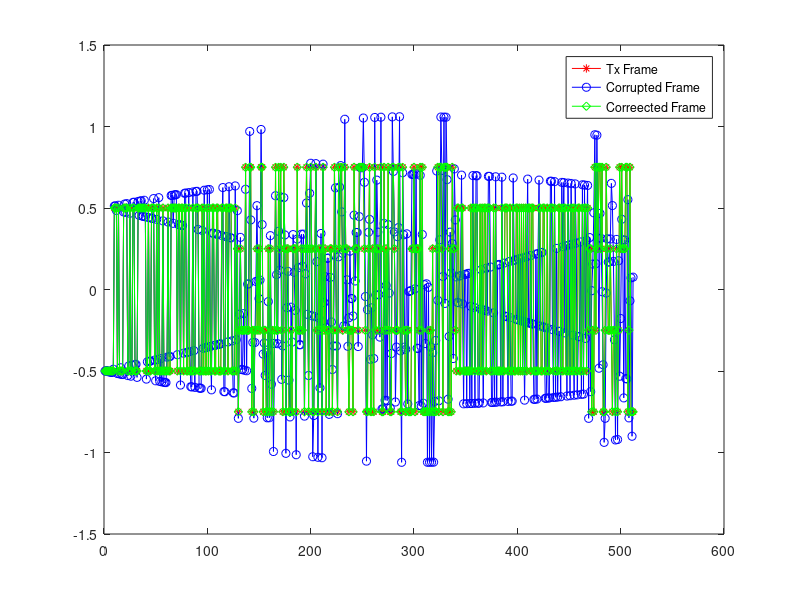

The MATLAB source for this figure:
%%==================================================================================
% Synopsis     : CFO estimation and Correction Probabilistic characteristics of PAPR of a random signal
%              : Transmitted FRame is formed by along with a Preamble and midamble
% Last updated : 2021-05-11
%%==================================================================================
clc;clear;close all

nBits           = 1024;
mQam            = 16;
UpFc            = 1e6; % PAssband center frequency
bbFs            = 64e6; % Baseband Sampling rate
deltaF          = 26.81e3; % CFO introduced

%% Implementation
bitsPerConst    = log2(mQam);

bits            = round(rand(1,nBits));
bits_rearranged = reshape(bits,nBits/bitsPerConst,bitsPerConst);
M               = bi2de(bits_rearranged);
dataIQ          = qammod(M,mQam)/bitsPerConst;

% Generating Preamble
knownSeqA_Bits  = round(rand(1,256));
bits_rearranged = reshape(knownSeqA_Bits,256/2,2);
M               = bi2de(bits_rearranged);
knownSeqA_IQ    = qammod(M,4)/2; % Preamble

% Generating midamble
knownSeqB_Bits  = round(rand(1,256));
bits_rearranged = reshape(knownSeqB_Bits,256/2,2);
M               = bi2de(bits_rearranged);
knownSeqB_IQ    = qammod(M,4)/2; % Midamble

frameDataBrkP   = 212; % point at which data symbols are split to place midamble
frame           = [knownSeqA_IQ; dataIQ(1:frameDataBrkP); knownSeqB_IQ; dataIQ(frameDataBrkP+1:end)]; % Transmitted Frame

%% Channel
tDelta          = (length(knownSeqA_IQ)+frameDataBrkP)/bbFs;
max_cfoRange    = 1/(2*tDelta);
fprintf('Max possible CFO = %0.3f\nApplied CFO = %0.3f\n',max_cfoRange,deltaF);

passBandFrame   = frame .* exp(2i*pi*([UpFc+deltaF]/bbFs)*([0:length(frame)-1]')); %Passband upconversion (CFO is introduced here)

%% Reciver
rxbbFrame       = passBandFrame .* exp(2i*pi*([-UpFc]/bbFs)*([0:length(passBandFrame)-1]')); % convering back to baseband

rxrefSeqA       = rxbbFrame(1:length(knownSeqA_IQ)); % extraction of channel affected preamble
rxrefSeqB       = rxbbFrame(length(knownSeqA_IQ)+frameDataBrkP+1:length(knownSeqA_IQ)+frameDataBrkP+1+length(knownSeqA_IQ)-1);% extraction of channel affected midamble

%% CFO estimation by correlation
seqACorr        = sum(knownSeqA_IQ.*conj(rxrefSeqA));
seqBCorr        = sum(knownSeqB_IQ.*conj(rxrefSeqB));

PhaseCorrA      = angle(seqACorr);
PhaseCorrB      = angle(seqBCorr);
cfo             = (PhaseCorrA-PhaseCorrB)/(2*pi*tDelta);
fprintf('Estimated CFO = %0.3f\n',cfo);

%% CFO correction
CorrectedFrame  = rxbbFrame.* exp(2i*pi*([-cfo]/bbFs)*([0:length(passBandFrame)-1]'));

%% Plots
figure();
plot(real(frame),'-r*');hold on;plot(real(rxbbFrame),'-bo');hold on;plot(real(CorrectedFrame),'-gd');
legend('Tx Frame','Corrupted Frame','Correected Frame')
